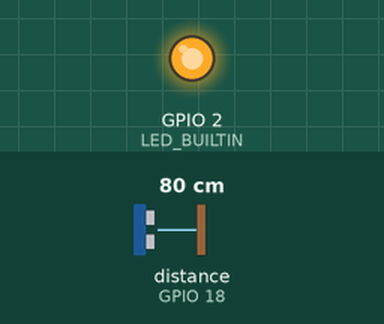
A sketch run on a simulated ESP32. Parts: output pins drawn as LEDs (lit = HIGH). Wiring (from diagram.json): ultrasonic range finder: trigger GPIO 5; echo GPIO 18. The inputs (shaded band) are chosen by the test bench; at power-on: distance to the obstacle (sensor on GPIO 18) 80 cm. The echo pulse lasts 58.3 µs per cm; WiFi joins after 1.5 s; servers stay silent unless stated; uploads are accepted with an empty reply; pins used as bus, display or sensor lines are not drawn; what the sketch prints to the serial monitor is not drawn.

Above: at 1.7 s.
At 7.2 s:
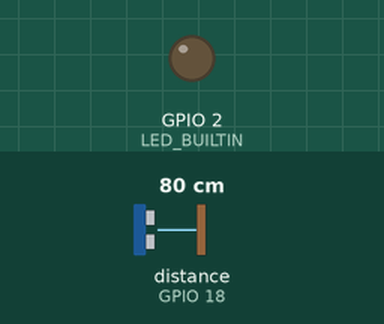
Timing chart, 0 to 16.1 s (numbered marks = the images above):
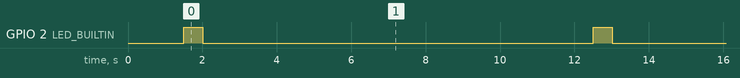

Measured:
- by itself, GPIO 2 (LED_BUILTIN): alternates HIGH for 0.50 s and LOW for 10.7 s

The sketch:

sketch_sensorDeNivel.ino
```cpp
// --- Bibliotecas
#include <WiFi.h>
#include <HardwareSerial.h>
#include <HTTPClient.h>
#include <WiFiClientSecure.h>

// --- Credenciais da rede Wi-Fi ---
const char* ssid = "ssid-da-rede-wifi";
const char* password = "senha-da-rede-wifi";

const int trigPin = 5; // GPIO 5 no ESP32
const int echoPin = 18; // GPIO 18 no ESP32

// --- Armazena a última distância medida ---
float lastDistance = 0;

// controle de envio
unsigned long lastSend = 0;
const int intervalo = 10000; // 10 segundos

void reconnectWiFi() {
  WiFi.disconnect();
  delay(1000);
  WiFi.begin(ssid, password);
  Serial.println("Reconectando WiFi...");

  int tentativas = 0;
  while (WiFi.status() != WL_CONNECTED && tentativas < 20) {
    delay(500);
    Serial.print(".");
    tentativas++;
    }
    if (WiFi.status() == WL_CONNECTED) {
      Serial.println("Reconectado!");
    } else {
      Serial.println("Falha WiFi - reiniciando ESP");
      ESP.restart();
      }
    }

// --- Função para enviar dados ---
void enviarDados(float distancia) {

  if (WiFi.status() == WL_CONNECTED) {

    WiFiClientSecure client;
    client.setInsecure(); // ignora certificado

    HTTPClient http;
    http.begin(client, "https://sua-api-endpoint.com/sensor");

    http.addHeader("Content-Type", "application/x-www-form-urlencoded");
    http.addHeader("Connection", "close");

    String postData = "device=caixa01&distance=" + String(distancia, 1);

    int httpResponseCode = http.POST(postData);

    Serial.print("Enviado: ");
    Serial.println(postData);

    Serial.print("HTTP Response: ");
    Serial.println(httpResponseCode);

    String resposta = http.getString();
    Serial.println("Resposta:");
    Serial.println(resposta);

    http.end();

  } else {
    Serial.println("WiFi desconectado");
  }
}

void setup() {
  WiFi.setSleep(false); // evita entrar em modo economia e perder conexão
  Serial.println("Iniciando ESP32 e conectando ao wi-fi...");
  Serial.begin(115200);
  pinMode(trigPin, OUTPUT);
  pinMode(echoPin, INPUT);

  // --- Configura LED interno (geralmente pino 2)
  #define LED_BUILTIN 2
  // Configura o pino do LED como saída
  pinMode(LED_BUILTIN, OUTPUT);
  // Deixa o LED desligado até conectar
  digitalWrite(LED_BUILTIN, LOW);

  // --- Conectando ao Wi-Fi
  Serial.print("Conectando à rede: ");
  Serial.println(ssid);
  WiFi.begin(ssid, password);

  // Tempo máximo de espera (10 segundos)
  unsigned long startAttemptTime = millis();
  // Aguarda até conectar
  while (WiFi.status() != WL_CONNECTED && millis() - startAttemptTime < 10000) {
    Serial.print(".");
    delay(500);
    }

  // ---- Verifica se conectou ---
  if (WiFi.status() == WL_CONNECTED) {
    Serial.println();
    Serial.println("✅ Wi-Fi conectado com sucesso!");
    Serial.print("Endereço IP: ");
    Serial.println(WiFi.localIP());
    digitalWrite(LED_BUILTIN, HIGH); // sinaliza sucesso

  } else {
    Serial.println();
    Serial.println("❌ Falha ao conectar ao Wi-Fi!");
    //Serial.println("Verifique o SSID e a senha, ou reinicie o roteador.");
    digitalWrite(LED_BUILTIN, LOW);  // mantém LED apagado
  }
}

void loop() {
  unsigned long lastReconnectAttempt = 0;
  if (WiFi.status() == WL_CONNECTED) {

  // Acende o LED
  digitalWrite(LED_BUILTIN, HIGH);
  delay(500); // espera 0.5 segundo

  // Apaga o LED
  digitalWrite(LED_BUILTIN, LOW);
  delay(500); // espera 0.5 segundo

  } else {
      Serial.println("Wi-Fi desconectado!");
      if (millis() - lastReconnectAttempt > 10000) { // tenta a cada 10s
      reconnectWiFi();
      lastReconnectAttempt = millis();
      }
    }

  // --- INICIO ---
  // Mede a distância no Serial Monitor)
  digitalWrite(trigPin, LOW);
  delayMicroseconds(2);
  digitalWrite(trigPin, HIGH);
  delayMicroseconds(10);
  digitalWrite(trigPin, LOW);

  long duration = pulseIn(echoPin, HIGH, 30000); // timeout 30ms

  if (duration != 0) {
    lastDistance = duration * 0.0343 / 2;
    }
    Serial.print("Distance: ");
    Serial.print(lastDistance);
    Serial.println(" cm");

      // --- Envio periódico ---
  if (millis() - lastSend > intervalo) {
    enviarDados(lastDistance);
    lastSend = millis();
  }

  delay(10000); // mede a cada 10s
}
```
